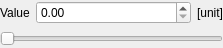
<?xml version="1.0" encoding="UTF-8"?>
<ui version="4.0">
 <class>CNumericValueWidget</class>
 <widget class="QWidget" name="CNumericValueWidget">
  <property name="geometry">
   <rect>
    <x>0</x>
    <y>0</y>
    <width>223</width>
    <height>48</height>
   </rect>
  </property>
  <property name="windowTitle">
   <string>Form</string>
  </property>
  <property name="whatsThis">
   <string>This is lighthead circuit.</string>
  </property>
  <layout class="QGridLayout" name="gridLayout">
   <property name="margin">
    <number>0</number>
   </property>
   <item row="0" column="2">
    <widget class="QLabel" name="UnitLabel">
     <property name="sizePolicy">
      <sizepolicy hsizetype="Maximum" vsizetype="Preferred">
       <horstretch>0</horstretch>
       <verstretch>0</verstretch>
      </sizepolicy>
     </property>
     <property name="text">
      <string>[unit]</string>
     </property>
    </widget>
   </item>
   <item row="1" column="0" colspan="3">
    <widget class="QSlider" name="ValueSlider">
     <property name="maximum">
      <number>100</number>
     </property>
     <property name="orientation">
      <enum>Qt::Horizontal</enum>
     </property>
    </widget>
   </item>
   <item row="0" column="0">
    <widget class="QLabel" name="DescriptionLabel">
     <property name="sizePolicy">
      <sizepolicy hsizetype="Maximum" vsizetype="Preferred">
       <horstretch>0</horstretch>
       <verstretch>0</verstretch>
      </sizepolicy>
     </property>
     <property name="text">
      <string>Value</string>
     </property>
    </widget>
   </item>
   <item row="0" column="1">
    <widget class="QDoubleSpinBox" name="ValueSB">
     <property name="sizePolicy">
      <sizepolicy hsizetype="Preferred" vsizetype="Fixed">
       <horstretch>0</horstretch>
       <verstretch>0</verstretch>
      </sizepolicy>
     </property>
    </widget>
   </item>
  </layout>
 </widget>
 <resources/>
 <connections/>
</ui>
